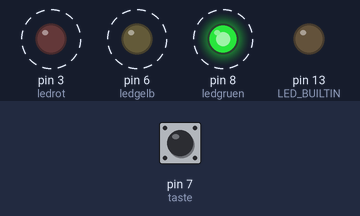
This sketch was run on a simulated Arduino Uno, built with avr-gcc and run on an emulated ATmega328P. Parts: output pins drawn as LEDs (lit = HIGH). Dashed ring = blinking. The inputs (shaded band) are chosen by the test bench; at power-on: pin 7 (taste) LOW.

Above: at 2.2 s.
3.3 s: pin 7 (taste) pulled HIGH for 1.45 s
At 4.5 s:
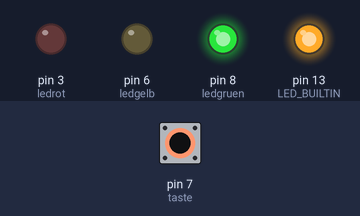
6.8 s: pin 7 (taste) pulled HIGH for 3.2 s
At 6.85 s:
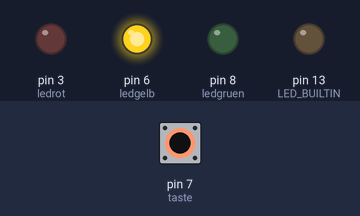
At 10.05 s:
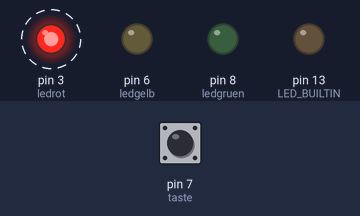
Timing chart, 0 to 17.5 s (numbered marks = the images above; inputs shaded):
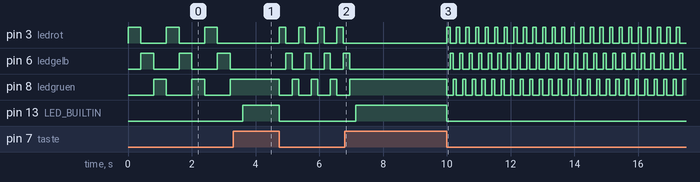

The sketch:

10blink.ino
```cpp
//10blink
//Franzis Adventskalender für Arduino

int ledrot = 3;
int ledgelb = 6;
int ledgruen = 8;
int taste = 7;
int z1 = 400;
int z = z1;

void setup() {
  pinMode(LED_BUILTIN, OUTPUT);
  pinMode(ledrot, OUTPUT);
  pinMode(ledgelb, OUTPUT);
  pinMode(ledgruen, OUTPUT);
  pinMode(taste, INPUT);
}

void loop() {
  if(digitalRead(taste) == HIGH) {
    while(digitalRead(taste) == HIGH) {
      digitalWrite(LED_BUILTIN, HIGH);
    }
    digitalWrite(LED_BUILTIN, LOW);
    z = z/2;
    if(z < z1/4) {
      z = z1;
    }
  }
  digitalWrite(ledrot, HIGH);
  digitalWrite(ledgelb, LOW);
  digitalWrite(ledgruen, LOW);
  delay(z);
  digitalWrite(ledrot, LOW);
  digitalWrite(ledgelb, HIGH);
  digitalWrite(ledgruen, LOW);
  delay(z);
  digitalWrite(ledrot, LOW);
  digitalWrite(ledgelb, LOW);
  digitalWrite(ledgruen, HIGH);
  delay(z);
}
```

Measured:
- after the input at 3.3 s, pin 3 (ledrot), pin 8 (ledgruen): alternates HIGH for 0.20 s and LOW for 0.40 s, starting after 1.5 s; pin 6 (ledgelb): alternates HIGH for 0.20 s and LOW for 0.40 s, starting after 1.7 s; pin 13 (LED_BUILTIN): LOW → HIGH after 0.30 s, → LOW 1.1 s later
- after the input at 6.8 s, pin 3 (ledrot): alternates HIGH for 0.10 s and LOW for 0.20 s, starting after 3.2 s; pin 13 (LED_BUILTIN): LOW → HIGH after 0.35 s, → LOW 2.8 s later
- by itself, pin 3 (ledrot), pin 6 (ledgelb), pin 8 (ledgruen): alternates HIGH for 0.40 s and LOW for 0.80 s
